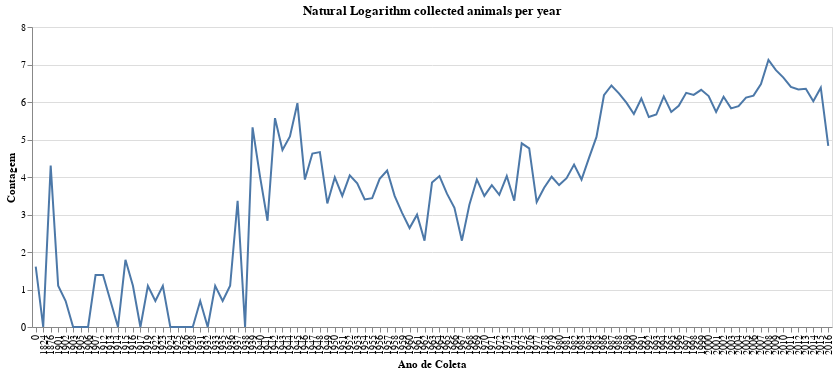

Here is the notebook cell this chart was saved with:
### Markdown cell above
<font color='red'>**ideia:** fazer crescimento em log (referencias em Bio. fazem isso)</font>

### Code cell
temp = alt.Chart(data= teste, width=800, title= 'Natural Logarithm collected animals per year').mark_line().encode(
    x= alt.X('year', type='ordinal', title='Ano de Coleta'),
    y= alt.Y('ln_counts', type='quantitative', title='Contagem')
)

# temp.save('./graphs/log_coletas_por_ano.html')
temp

### Figure 1 — Vega-Lite specification as saved in the notebook (floating-point values rounded to 4 significant figures)
{"config": {"view": {"continuousWidth": 400, "continuousHeight": 300}}, "data": {"name": "data-1c5801c46594ebf0a8bad851a363549a"}, "mark": "line", "encoding": {"x": {"type": "ordinal", "field": "year", "title": "Ano de Coleta"}, "y": {"type": "quantitative", "field": "ln_counts", "title": "Contagem"}}, "title": "Natural Logarithm collected animals per year", "width": 800, "$schema": "https://vega.github.io/schema/vega-lite/v4.8.1.json", "datasets": {"data-1c5801c46594ebf0a8bad851a363549a": [{"year": 0, "counts": 5, "ln_counts": 1.609}, {"year": 1824, "counts": 1, "ln_counts": 0.0}, {"year": 1876, "counts": 74, "ln_counts": 4.304}, {"year": 1901, "counts": 3, "ln_counts": 1.099}, {"year": 1902, "counts": 2, "ln_counts": 0.6931}, {"year": 1903, "counts": 1, "ln_counts": 0.0}, {"year": 1905, "counts": 1, "ln_counts": 0.0}, {"year": 1906, "counts": 1, "ln_counts": 0.0}, {"year": 1907, "counts": 4, "ln_counts": 1.386}, {"year": 1912, "counts": 4, "ln_counts": 1.386}, {"year": 1913, "counts": 2, "ln_counts": 0.6931}, {"year": 1914, "counts": 1, "ln_counts": 0.0}, {"year": 1915, "counts": 6, "ln_counts": 1.792}, {"year": 1916, "counts": 3, "ln_counts": 1.099}, {"year": 1917, "counts": 1, "ln_counts": 0.0}, {"year": 1919, "counts": 3, "ln_counts": 1.099}, {"year": 1922, "counts": 2, "ln_counts": 0.6931}, {"year": 1923, "counts": 3, "ln_counts": 1.099}, {"year": 1924, "counts": 1, "ln_counts": 0.0}, {"year": 1925, "counts": 1, "ln_counts": 0.0}, {"year": 1926, "counts": 1, "ln_counts": 0.0}, {"year": 1928, "counts": 1, "ln_counts": 0.0}, {"year": 1931, "counts": 2, "ln_counts": 0.6931}, {"year": 1932, "counts": 1, "ln_counts": 0.0}, {"year": 1933, "counts": 3, "ln_counts": 1.099}, {"year": 1935, "counts": 2, "ln_counts": 0.6931}, {"year": 1936, "counts": 3, "ln_counts": 1.099}, {"year": 1937, "counts": 29, "ln_counts": 3.367}, {"year": 1938, "counts": 1, "ln_counts": 0.0}, {"year": 1939, "counts": 205, "ln_counts": 5.323}, {"year": 1940, "counts": 55, "ln_counts": 4.007}, {"year": 1941, "counts": 17, "ln_counts": 2.833}, {"year": 1942, "counts": 262, "ln_counts": 5.568}, {"year": 1943, "counts": 112, "ln_counts": 4.718}, {"year": 1944, "counts": 161, "ln_counts": 5.081}, {"year": 1945, "counts": 391, "ln_counts": 5.969}, {"year": 1946, "counts": 51, "ln_counts": 3.932}, {"year": 1947, "counts": 102, "ln_counts": 4.625}, {"year": 1948, "counts": 106, "ln_counts": 4.663}, {"year": 1949, "counts": 27, "ln_counts": 3.296}, {"year": 1950, "counts": 54, "ln_counts": 3.989}, {"year": 1951, "counts": 33, "ln_counts": 3.497}, {"year": 1952, "counts": 57, "ln_counts": 4.043}, {"year": 1953, "counts": 46, "ln_counts": 3.829}, {"year": 1954, "counts": 30, "ln_counts": 3.401}, {"year": 1955, "counts": 31, "ln_counts": 3.434}, {"year": 1956, "counts": 52, "ln_counts": 3.951}, {"year": 1957, "counts": 65, "ln_counts": 4.174}, {"year": 1958, "counts": 33, "ln_counts": 3.497}, {"year": 1959, "counts": 21, "ln_counts": 3.045}, {"year": 1960, "counts": 14, "ln_counts": 2.639}, {"year": 1961, "counts": 20, "ln_counts": 2.996}, {"year": 1962, "counts": 10, "ln_counts": 2.303}, {"year": 1963, "counts": 47, "ln_counts": 3.85}, {"year": 1964, "counts": 56, "ln_counts": 4.025}, {"year": 1965, "counts": 35, "ln_counts": 3.555}, {"year": 1966, "counts": 24, "ln_counts": 3.178}, {"year": 1967, "counts": 10, "ln_counts": 2.303}, {"year": 1968, "counts": 26, "ln_counts": 3.258}, {"year": 1969, "counts": 51, "ln_counts": 3.932}, {"year": 1970, "counts": 33, "ln_counts": 3.497}, {"year": 1971, "counts": 44, "ln_counts": 3.784}, {"year": 1972, "counts": 34, "ln_counts": 3.526}, {"year": 1973, "counts": 56, "ln_counts": 4.025}, {"year": 1974, "counts": 29, "ln_counts": 3.367}, {"year": 1975, "counts": 134, "ln_counts": 4.898}, {"year": 1976, "counts": 117, "ln_counts": 4.762}, {"year": 1977, "counts": 28, "ln_counts": 3.332}, {"year": 1978, "counts": 41, "ln_counts": 3.714}, {"year": 1979, "counts": 55, "ln_counts": 4.007}, {"year": 1980, "counts": 44, "ln_counts": 3.784}, {"year": 1981, "counts": 53, "ln_counts": 3.97}, {"year": 1982, "counts": 76, "ln_counts": 4.331}, {"year": 1983, "counts": 51, "ln_counts": 3.932}, {"year": 1984, "counts": 91, "ln_counts": 4.511}, {"year": 1985, "counts": 159, "ln_counts": 5.069}, {"year": 1986, "counts": 483, "ln_counts": 6.18}, {"year": 1987, "counts": 627, "ln_counts": 6.441}, {"year": 1988, "counts": 508, "ln_counts": 6.23}, {"year": 1989, "counts": 396, "ln_counts": 5.981}, {"year": 1990, "counts": 293, "ln_counts": 5.68}, {"year": 1991, "counts": 443, "ln_counts": 6.094}, {"year": 1992, "counts": 270, "ln_counts": 5.598}, {"year": 1993, "counts": 289, "ln_counts": 5.666}, {"year": 1994, "counts": 469, "ln_counts": 6.151}, {"year": 1995, "counts": 309, "ln_counts": 5.733}, {"year": 1996, "counts": 365, "ln_counts": 5.9}, {"year": 1997, "counts": 515, "ln_counts": 6.244}, {"year": 1998, "counts": 488, "ln_counts": 6.19}, {"year": 1999, "counts": 558, "ln_counts": 6.324}, {"year": 2000, "counts": 473, "ln_counts": 6.159}, {"year": 2001, "counts": 309, "ln_counts": 5.733}, {"year": 2002, "counts": 464, "ln_counts": 6.14}, {"year": 2003, "counts": 340, "ln_counts": 5.829}, {"year": 2004, "counts": 361, "ln_counts": 5.889}, {"year": 2005, "counts": 454, "ln_counts": 6.118}, {"year": 2006, "counts": 478, "ln_counts": 6.17}, {"year": 2007, "counts": 650, "ln_counts": 6.477}, {"year": 2008, "counts": 1239, "ln_counts": 7.122}, {"year": 2009, "counts": 942, "ln_counts": 6.848}, {"year": 2010, "counts": 774, "ln_counts": 6.652}, {"year": 2011, "counts": 602, "ln_counts": 6.4}, {"year": 2012, "counts": 564, "ln_counts": 6.335}, {"year": 2013, "counts": 574, "ln_counts": 6.353}, {"year": 2014, "counts": 411, "ln_counts": 6.019}, {"year": 2015, "counts": 590, "ln_counts": 6.38}, {"year": 2016, "counts": 125, "ln_counts": 4.828}]}}
